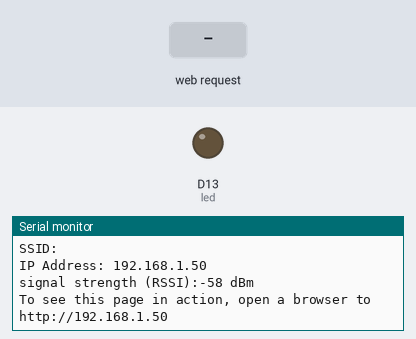
The sketch below on a simulated Arduino Uno R4 WiFi. On the bench: output pins drawn as LEDs (lit = HIGH), the last lines printed to the serial monitor. Inputs (shaded band) come from the test bench. WiFi joins after 1.5 s; servers stay silent unless stated; not simulated (calls return 0 or success): arduino_secrets.h.

Above: at 17.7 s.
17.8 s: HTTP request GET /H received
At 19.0 s:
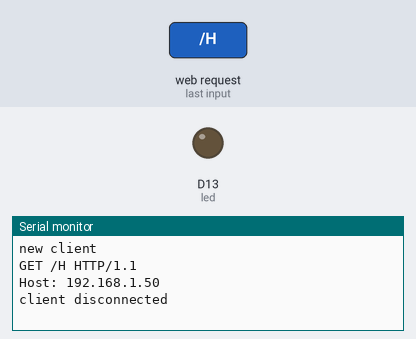
19.3 s: HTTP request GET /L received
At 20.3 s:
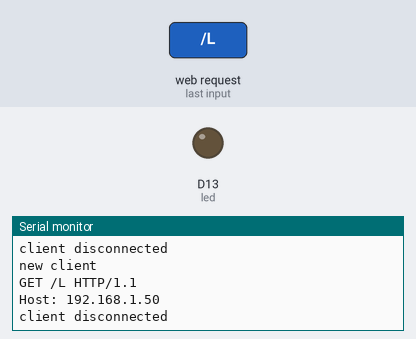

The sketch:

phoenix_with_wifi.ino
```cpp
// This code is not productionized and ultimately was not used. It has rough edges and is intended to be used as a reference only.

/*
  WiFi Web Server LED Blink

  A simple web server that lets you blink an LED via the web.
  This sketch will print the IP address of your WiFi module (once connected)
  to the Serial Monitor. From there, you can open that address in a web browser
  to turn on and off the LED_BUILTIN.

  If the IP address of your board is yourAddress:
  http://yourAddress/H turns the LED on
  http://yourAddress/L turns it off

  This example is written for a network using WPA encryption. For
  WEP or WPA, change the WiFi.begin() call accordingly.

  Circuit:
  * Board with NINA module (Arduino MKR WiFi 1010, MKR VIDOR 4000 and Uno WiFi Rev.2)
  * LED attached to pin 9

  created 25 Nov 2012
  by Tom Igoe

  Find the full UNO R4 WiFi Network documentation here:
  https://docs.arduino.cc/tutorials/uno-r4-wifi/wifi-examples#simple-webserver
 */

#include "WiFiS3.h"

#include "arduino_secrets.h"
///////please enter your sensitive data in the Secret tab/arduino_secrets.h
char ssid[] = SECRET_SSID;  // your network SSID (name)
char pass[] = SECRET_PASS;  // your network password (use for WPA, or use as key for WEP)
int keyIndex = 0;           // your network key index number (needed only for WEP)

int led = LED_BUILTIN;
int status = WL_IDLE_STATUS;
WiFiServer server(80);

void setup() {
  Serial.begin(9600);    // initialize serial communication
  pinMode(led, OUTPUT);  // set the LED pin mode
  // give me time to open the serial monitor!
  delay(5000);
  // check for the WiFi module:
  if (WiFi.status() == WL_NO_MODULE) {
    Serial.println("Communication with WiFi module failed!");
    // don't continue
    while (true)
      ;
  }

  String fv = WiFi.firmwareVersion();
  if (fv < WIFI_FIRMWARE_LATEST_VERSION) {
    Serial.println("Please upgrade the firmware");
  }

  // attempt to connect to WiFi network:
  while (status != WL_CONNECTED) {
    Serial.print("Attempting to connect to Network named: ");
    Serial.println(ssid);  // print the network name (SSID);

    // Connect to WPA/WPA2 network. Change this line if using open or WEP network:
    status = WiFi.begin(ssid, pass);
    // wait 10 seconds for connection:
    delay(10000);
  }
  server.begin();     // start the web server on port 80
  printWifiStatus();  // you're connected now, so print out the status
}


void loop() {
  WiFiClient client = server.available();  // listen for incoming clients

  if (client) {                    // if you get a client,
    Serial.println("new client");  // print a message out the serial port
    String currentLine = "";       // make a String to hold incoming data from the client
    while (client.connected()) {   // loop while the client's connected
      digitalWrite(led, HIGH);
      if (client.available()) {    // if there's bytes to read from the client,
        char c = client.read();    // read a byte, then
        Serial.write(c);           // print it out to the serial monitor
        if (c == '\n') {           // if the byte is a newline character

          // if the current line is blank, you got two newline characters in a row.
          // that's the end of the client HTTP request, so send a response:
          if (currentLine.length() == 0) {
            // HTTP headers always start with a response code (e.g. HTTP/1.1 200 OK)
            // and a content-type so the client knows what's coming, then a blank line:
            client.println("HTTP/1.1 200 OK");
            client.println("Content-type:text/html");
            client.println();

            // the content of the HTTP response follows the header:
            // client.print("<p style=\"font-size:7vw;\">Click <a href=\"/H\">here</a> turn the LED on<br></p>");
            // client.print("<p style=\"font-size:7vw;\">Click <a href=\"/L\">here</a> turn the LED off<br></p>");
            client.print("<head><style>body { background-image: linear-gradient(red, yellow);}</style></head>");
            client.print("<p style=\"font-family:verdana\">Welcome</p>");
            client.print("<img src=\"https://www.w3schools.com/images/w3schools_green.jpg\" alt=\"W3Schools.com\">");

            // The HTTP response ends with another blank line:
            client.println();

            break;
          } else {  // if you got a newline, then clear currentLine:
            currentLine = "";
          }
        } else if (c != '\r') {  // if you got anything else but a carriage return character,
          currentLine += c;      // add it to the end of the currentLine
        }

        // Check to see if the client request was "GET /H" or "GET /L":
        if (currentLine.endsWith("GET /H")) {
          digitalWrite(LED_BUILTIN, HIGH);  // GET /H turns the LED on
        }
        if (currentLine.endsWith("GET /L")) {
          digitalWrite(LED_BUILTIN, LOW);  // GET /L turns the LED off
        }
      }
    }
    // close the connection:
    client.stop();
    Serial.println("client disconnected");
    digitalWrite(led, LOW);
  }
}

void printWifiStatus() {
  // print the SSID of the network you're attached to:
  Serial.print("SSID: ");
  Serial.println(WiFi.SSID());

  // print your board's IP address:
  IPAddress ip = WiFi.localIP();
  Serial.print("IP Address: ");
  Serial.println(ip);

  // print the received signal strength:
  long rssi = WiFi.RSSI();
  Serial.print("signal strength (RSSI):");
  Serial.print(rssi);
  Serial.println(" dBm");
  // print where to go in a browser:
  Serial.print("To see this page in action, open a browser to http://");
  Serial.println(ip);
}
```

Measured:
- after the input at 17.8 s, the serial monitor: prints a new line at once (image 1)
- after the input at 19.3 s, the serial monitor: prints a new line at once (image 2)
